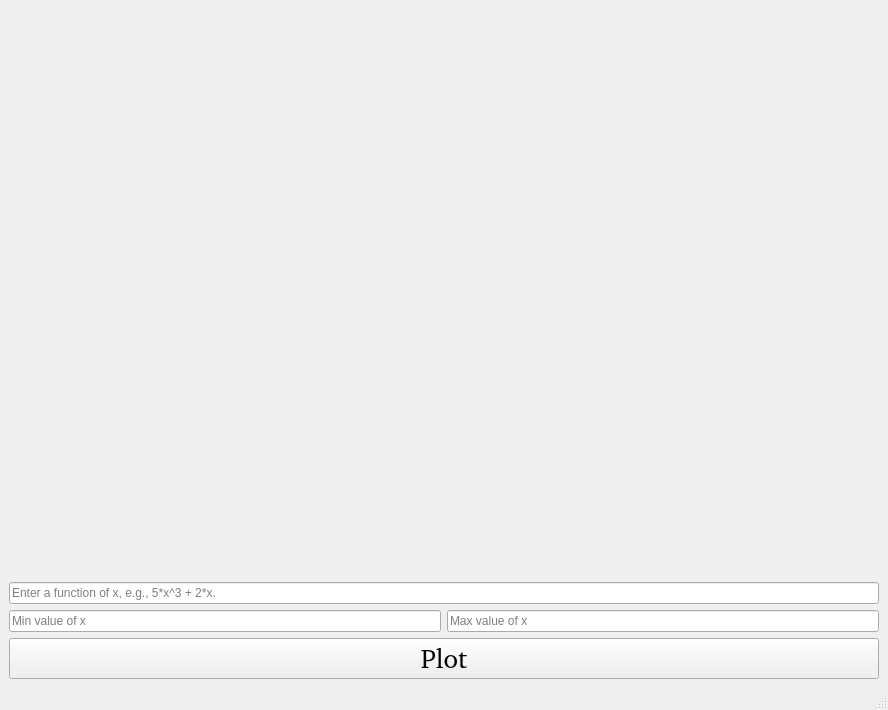
<?xml version="1.0" encoding="UTF-8"?>
<ui version="4.0">
 <class>MainWindow</class>
 <widget class="QMainWindow" name="MainWindow">
  <property name="geometry">
   <rect>
    <x>0</x>
    <y>0</y>
    <width>888</width>
    <height>710</height>
   </rect>
  </property>
  <property name="windowTitle">
   <string>Plotter</string>
  </property>
  <property name="windowIcon">
   <iconset>
    <normaloff>Icons/line-chart.png</normaloff>Icons/line-chart.png</iconset>
  </property>
  <widget class="QWidget" name="centralwidget">
   <layout class="QGridLayout" name="gridLayout">
    <item row="0" column="0">
     <layout class="QVBoxLayout" name="verticalLayout_3">
      <item>
       <layout class="QVBoxLayout" name="verticalLayout_2">
        <item>
         <widget class="PlotWidget" name="widget" native="true">
          <property name="sizePolicy">
           <sizepolicy hsizetype="Preferred" vsizetype="MinimumExpanding">
            <horstretch>0</horstretch>
            <verstretch>0</verstretch>
           </sizepolicy>
          </property>
          <property name="font">
           <font>
            <family>Ubuntu</family>
           </font>
          </property>
          <property name="statusTip">
           <string>The graph</string>
          </property>
          <property name="whatsThis">
           <string/>
          </property>
         </widget>
        </item>
       </layout>
      </item>
      <item>
       <layout class="QVBoxLayout" name="verticalLayout">
        <item>
         <widget class="QLineEdit" name="func">
          <property name="font">
           <font>
            <family>Ubuntu</family>
            <strikeout>false</strikeout>
            <kerning>true</kerning>
           </font>
          </property>
          <property name="statusTip">
           <string>the function</string>
          </property>
          <property name="whatsThis">
           <string/>
          </property>
          <property name="text">
           <string/>
          </property>
          <property name="placeholderText">
           <string>Enter a function of x, e.g., 5*x^3 + 2*x.</string>
          </property>
         </widget>
        </item>
        <item>
         <layout class="QHBoxLayout" name="horizontalLayout">
          <item>
           <widget class="QLineEdit" name="min">
            <property name="statusTip">
             <string>The Min value of x</string>
            </property>
            <property name="placeholderText">
             <string>Min value of x</string>
            </property>
           </widget>
          </item>
          <item>
           <widget class="QLineEdit" name="max">
            <property name="statusTip">
             <string>The Max value of x</string>
            </property>
            <property name="placeholderText">
             <string>Max value of x</string>
            </property>
           </widget>
          </item>
         </layout>
        </item>
        <item>
         <widget class="QPushButton" name="plot_button">
          <property name="sizePolicy">
           <sizepolicy hsizetype="Minimum" vsizetype="Fixed">
            <horstretch>0</horstretch>
            <verstretch>5</verstretch>
           </sizepolicy>
          </property>
          <property name="minimumSize">
           <size>
            <width>0</width>
            <height>5</height>
           </size>
          </property>
          <property name="font">
           <font>
            <family>URW Bookman [urw]</family>
            <pointsize>20</pointsize>
           </font>
          </property>
          <property name="statusTip">
           <string>Plot the function</string>
          </property>
          <property name="text">
           <string>Plot</string>
          </property>
          <property name="shortcut">
           <string>Return</string>
          </property>
         </widget>
        </item>
       </layout>
      </item>
     </layout>
    </item>
   </layout>
  </widget>
  <widget class="QMenuBar" name="menubar">
   <property name="geometry">
    <rect>
     <x>0</x>
     <y>0</y>
     <width>888</width>
     <height>22</height>
    </rect>
   </property>
  </widget>
  <widget class="QStatusBar" name="statusbar"/>
 </widget>
 <customwidgets>
  <customwidget>
   <class>PlotWidget</class>
   <extends>QWidget</extends>
   <header>pyqtgraph.h</header>
   <container>1</container>
  </customwidget>
 </customwidgets>
 <resources/>
 <connections/>
</ui>
